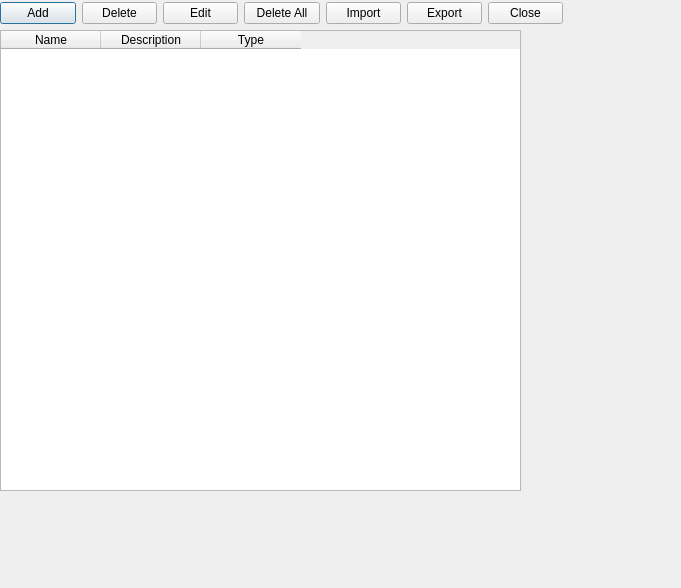
<?xml version="1.0" encoding="UTF-8"?>
<ui version="4.0">
 <class>Dialog</class>
 <widget class="QDialog" name="Dialog">
  <property name="geometry">
   <rect>
    <x>0</x>
    <y>0</y>
    <width>681</width>
    <height>588</height>
   </rect>
  </property>
  <property name="windowTitle">
   <string>Dialog</string>
  </property>
  <widget class="QTableWidget" name="tableWidget">
   <property name="geometry">
    <rect>
     <x>0</x>
     <y>30</y>
     <width>521</width>
     <height>461</height>
    </rect>
   </property>
   <column>
    <property name="text">
     <string>Name</string>
    </property>
   </column>
   <column>
    <property name="text">
     <string>Description</string>
    </property>
   </column>
   <column>
    <property name="text">
     <string>Type</string>
    </property>
   </column>
  </widget>
  <widget class="QWidget" name="">
   <property name="geometry">
    <rect>
     <x>0</x>
     <y>0</y>
     <width>563</width>
     <height>26</height>
    </rect>
   </property>
   <layout class="QHBoxLayout" name="horizontalLayout">
    <item>
     <widget class="QPushButton" name="add_button">
      <property name="text">
       <string>Add</string>
      </property>
     </widget>
    </item>
    <item>
     <widget class="QPushButton" name="delete_button">
      <property name="text">
       <string>Delete</string>
      </property>
     </widget>
    </item>
    <item>
     <widget class="QPushButton" name="edit_button">
      <property name="text">
       <string>Edit</string>
      </property>
     </widget>
    </item>
    <item>
     <widget class="QPushButton" name="delete_all_button">
      <property name="text">
       <string>Delete All</string>
      </property>
     </widget>
    </item>
    <item>
     <widget class="QPushButton" name="import_button">
      <property name="text">
       <string>Import</string>
      </property>
     </widget>
    </item>
    <item>
     <widget class="QPushButton" name="export_button">
      <property name="text">
       <string>Export</string>
      </property>
     </widget>
    </item>
    <item>
     <widget class="QPushButton" name="close_button">
      <property name="text">
       <string>Close</string>
      </property>
     </widget>
    </item>
   </layout>
  </widget>
 </widget>
 <resources/>
 <connections/>
</ui>
